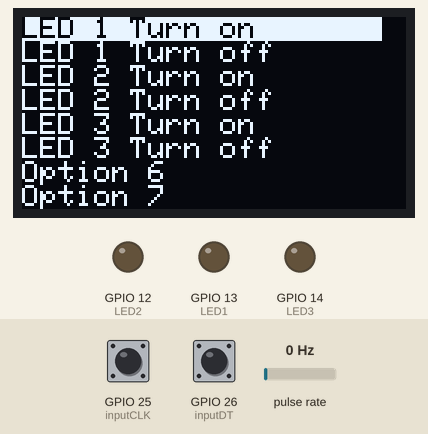
Bench run of a sketch on a simulated ESP32. On the bench: 128×64 one-colour display, output pins drawn as LEDs (lit = HIGH). Wiring (inferred from the names in the program): pulse sensor: data GPIO 27. The test bench sets the inputs (shaded band); at power-on: GPIO 25 (inputCLK) HIGH, pulse rate 0 Hz, GPIO 26 (inputDT) HIGH.

Above: at 1.2 s.
1.3 s: GPIO 25 (inputCLK) pulled LOW for 0.15 s
At 1.41 s:
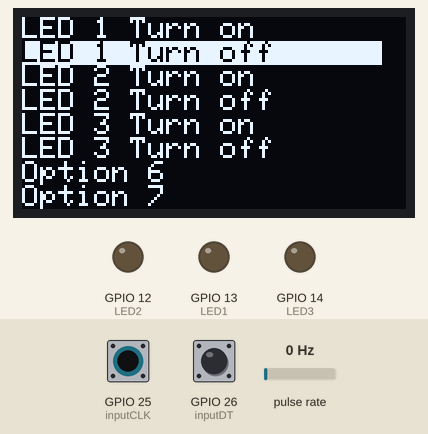
2.9 s: pulse rate (sensor on GPIO 27) set to 2 Hz
At 3.9 s:
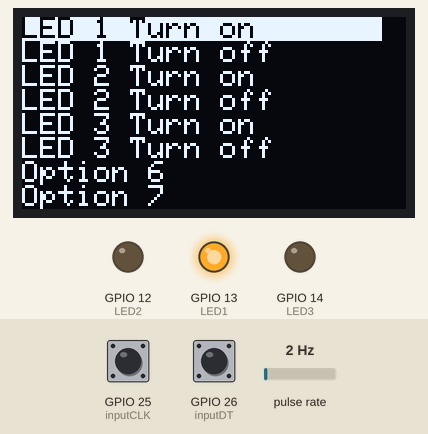
4.9 s: GPIO 25 (inputCLK) pulled LOW for 1 s
At 5.92 s:
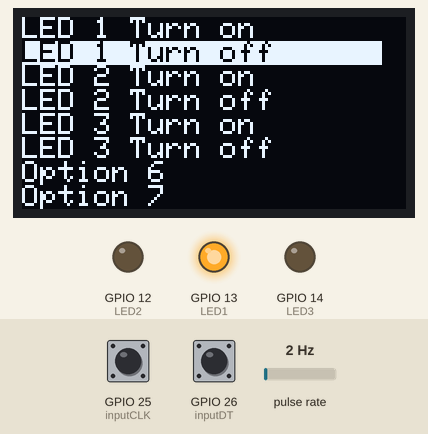
7.4 s: GPIO 25 (inputCLK) pulled LOW for 3.2 s
At 7.7 s:
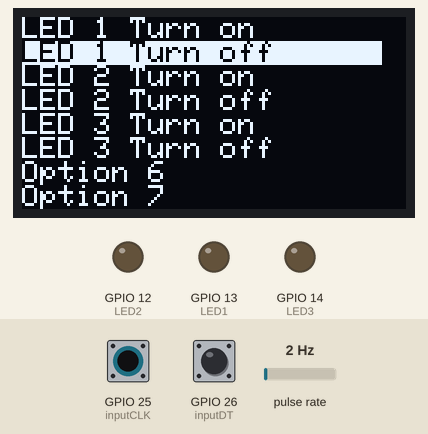
Timing chart, 0 to 12.4 s (numbered marks = the images above; inputs shaded):
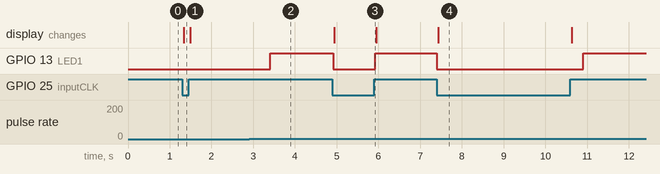

The sketch:

11-51-3-10-2025_LED_Switching_Stable_code.ino
```cpp
#include <Adafruit_SSD1306.h>
Adafruit_SSD1306 display(128, 64, &Wire, -1);
// Rotary Encoder Inputs
#define inputCLK 25
#define inputDT 26
#define encoderButtonPin 27


#define LED1 13
#define LED2 12
#define LED3 14


int encoderChange = 0;
int currentStateCLK;
int previousStateCLK;
int buttonPressed = false;
bool int_flag = 0;

String encdir = "";
//Interrupt service routine for encoder pins
void IRAM_ATTR encoderISR() {
  int_flag = 1;
}

unsigned long lastPress = millis();
//Interrupt service routine for button ins
void IRAM_ATTR buttonISR() {
  buttonPressed = true;
 // lastPress = millis();
}

void setup() {
// Setup Serial Monitor
  Serial.begin(115200);
  if(display.begin(0x02, 0x3C)==0)
  {
    Serial.println("Display initialization failed!");
    while(1)
    {

    }
  }

  display.clearDisplay();
  display.setTextSize(2);
  display.setTextColor(1);
  // Set encoder pins as inputs
  pinMode(inputCLK, INPUT_PULLUP);
  pinMode(inputDT, INPUT_PULLUP);
  pinMode(encoderButtonPin, INPUT_PULLUP);
  //LED pins
  pinMode(LED1, OUTPUT);
  pinMode(LED2, OUTPUT);
  pinMode(LED3, OUTPUT);

 // digitalWrite(LED3, HIGH);


  // Read the initial state of inputCLK
  // Assign to previousStateCLK variable

  previousStateCLK = digitalRead(inputCLK);

  attachInterrupt(inputCLK, encoderISR, CHANGE);
  attachInterrupt(encoderButtonPin, buttonISR, FALLING);
  //CHANGE - determines the change in the current state of the pin
  //FALLING - determines getting from HIGH to LOW
}
unsigned long lastClear = millis();

void loop() {
  // if (buttonPressed) {
  //   delay(200);
  //   Serial.println("Button Pressed");
  //   buttonPressed = false;
  // }


  display.setCursor(0, 0);
  if(millis() - lastClear> 200)
  {
    display.clearDisplay();
    lastClear = millis();
  }


  byte p = panel();
      if(p==1) digitalWrite(LED1, HIGH);
      if(p==2) digitalWrite(LED1, LOW);
      if(p==3) digitalWrite(LED2, HIGH);
      if(p==4) digitalWrite(LED2, LOW);
      if(p==5) digitalWrite(LED3, HIGH);
      if(p==6) digitalWrite(LED3, LOW);
}
```

Button.ino
```cpp
byte push() {
  bool long_press_flag = 0;
  if (buttonPressed == 1) {
    buttonPressed = 0;
    delay(20);  //debounce delay
   // uint32_t t = millis();
    while (digitalRead(encoderButtonPin==0)) {
      if (millis() - lastPress > 500) {
        long_press_flag = 1;
        digitalWrite(13, 1);
      }
    }
    digitalWrite(13, 0);
    if (long_press_flag)
      return 2; //A long press has been detected
    else return 1;  //A short press has been detected
  }

  return 0;  //The button is not being pressed when push()
             // function is being called.
}
```

display.ino
```cpp
void text(String t, byte x, byte y, bool c)
{
  display.setCursor(x, y);
  (c) ? display.setTextColor(1) : display.setTextColor(0, 1);
  display.print(t);
}
```

nav.ino
```cpp
String options(byte a) {
  if (a == 0) return "LED 1 Turn on       ";
  else if (a == 1) return "LED 1 Turn off      ";
  else if (a == 2) return "LED 2 Turn on       ";
  else if (a == 3) return "LED 2 Turn off      ";
  else if (a == 4) return "LED 3 Turn on       ";
  else if (a == 5) return "LED 3 Turn off         ";
  else if (a == 6) return "Option 6            ";
  else if (a == 7) return "Option 7            ";
  else if (a == 8) return "Option 8            ";
  else if (a == 9) return "Option 9            ";
  else if (a == 10) return "Option 10            ";
  else if (a == 11) return "Option 11           ";
}


 int  Index = 0,temp = -1, base = 0, peak = 7, limit = 11;
byte panel() {

  display.setTextSize(1);


  while (1) {

      display.clearDisplay();
      for (int i = base; i <= peak; i++) {
        (i == Index) ? text(options(i), 0, (i - base) * 8, 0) : text(options(i), 0, (i - base) * 8, 1);
      }
      display.display();


    //Interrupt service routine
    if (int_flag) {
      int_flag = 0;
      // Read the current state of inputCLK
      currentStateCLK = digitalRead(inputCLK);

      // If the previous and the current state of the inputCLK are different then a pulse has occured
      if (currentStateCLK != previousStateCLK) {
        // If the inputDT state is different than the inputCLK state then
        // the encoder is rotating counterclockwise
        if (digitalRead(inputDT) != currentStateCLK) {
          Index++;
          if (Index >= limit) Index = limit;
          if (Index > peak) {
            peak = Index;
            base = peak - 7;
          }
        } else {
          // Encoder is rotating clockwise
          Index--;
          if (Index < 0) Index = 0;
          if (Index < base) {
            base = Index;
            peak = base + 7;
          }
        }
        //Serial.println(encoderChange);
      }
      // Update previousStateCLK with the current state
      previousStateCLK = currentStateCLK;
    }

    if(buttonPressed)
    {
      buttonPressed = 0;
      return Index + 1;
    }
  }
}
```

Measured:
- the behaviour switches between 0 and 1 Hz on pulse rate (sensor on GPIO 27) (found by bisection; images 1 and 2)
- after the input at 1.3 s, the display: changes at once (image 1)
- after the input at 2.9 s, GPIO 13 (LED1): LOW → HIGH after 0.51 s
- after the input at 4.9 s, GPIO 13 (LED1): HIGH → LOW at once, → HIGH 1.0 s later; the display: changes after 0.05 s (image 3)
- after the input at 7.4 s, GPIO 13 (LED1): HIGH → LOW at once, → HIGH 3.5 s later; the display: changes at once (image 4)
